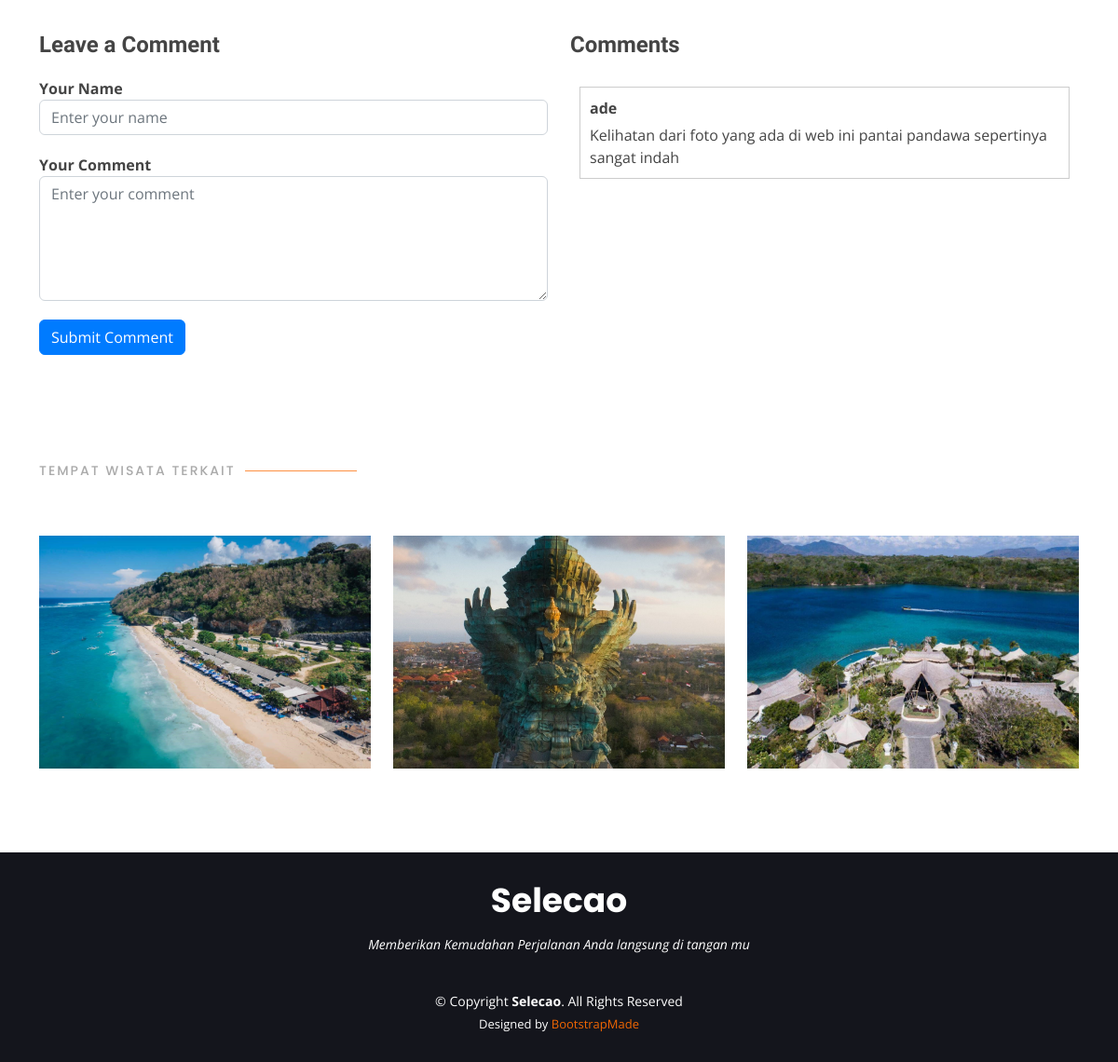
The page /portfolio-details.php?id_tempat_wisata=1 (lower part) on the database as committed earlier.
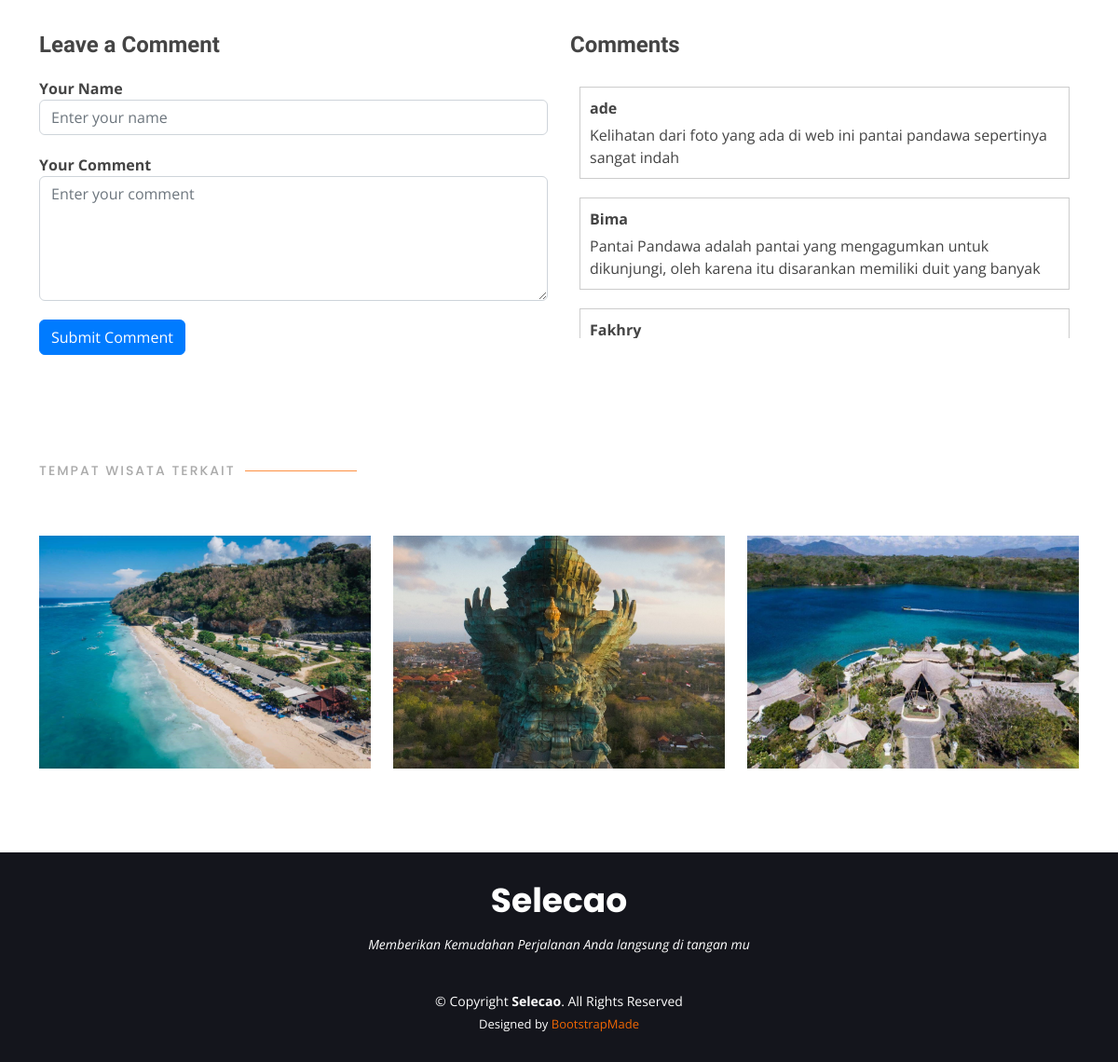
The same page on the database as committed later.
### tables this page shows
CREATE TABLE `komentar` (
  `id_komentar` int(11) NOT NULL,
  `komentar` text NOT NULL,
  `name_user` varchar(100) NOT NULL,
  `id_tempat_wisata` int(11) NOT NULL
);

CREATE TABLE `tempat_wisata` (
  `id_tempat_wisata` int(11) NOT NULL,
  `name_tw` varchar(255) NOT NULL,
  `deskripsi` text NOT NULL,
  `image_tw` varchar(255) NOT NULL,
  `id_daerah_wisata` int(11) NOT NULL,
  `id_kategori` int(11) NOT NULL
);

### public/portfolio-details.php (the view, shortened to what this page needs)
<!DOCTYPE html>
<html lang="en">
<head>
    <link href="assets/vendor/animate.css/animate.min.css" rel="stylesheet">
    <link href="assets/vendor/aos/aos.css" rel="stylesheet">
    <link href="assets/vendor/bootstrap/css/bootstrap.min.css" rel="stylesheet">
    <link href="assets/vendor/bootstrap-icons/bootstrap-icons.css" rel="stylesheet">
    <link href="assets/vendor/boxicons/css/boxicons.min.css" rel="stylesheet">
    <link href="assets/vendor/glightbox/css/glightbox.min.css" rel="stylesheet">
    <link href="assets/vendor/remixicon/remixicon.css" rel="stylesheet">
    <link href="assets/vendor/swiper/swiper-bundle.min.css" rel="stylesheet">
    <link href="assets/css/style.css" rel="stylesheet">
</head>
<body>
    <main id="main">
        <section id="portfolio-details" class="portfolio-details">
            <div class="container">
                <div class="row gy-4">
                                <?php
                                $id_tempat_wisata = $_GET['id_tempat_wisata'];
                                ?>
                    <div class="portfolio-comments">
                        <div class="row">
                            <div class="col-lg-6">
                                <h3>Leave a Comment</h3>
                                <form class="comment-form" action="proses-add.php" method="post">
                                    <div class="form-group">
                                        <label for="name">Your Name</label>
                                        <input type="text" class="form-control" id="name" name="name_komentar" placeholder="Enter your name" required>
                                    </div>
                                    <div class="form-group">
                                        <label for="comment">Your Comment</label>
                                        <textarea class="form-control" id="comment" rows="5" placeholder="Enter your comment" name="komentar" required></textarea>
                                    </div>
                                    <button type="submit" class="btn btn-primary" name="submit_komentar">Submit Comment</button>
                                </form>
                            </div>
                            <div class="col-lg-6">
                            <h3>Comments</h3>
                                <div class="comment-list">
                                    <?php
                                    include "../config/config.php";
                                    $data = mysqli_query($host, "SELECT * FROM `komentar` WHERE id_tempat_wisata = $id_tempat_wisata");
                                    foreach ($data as $comment) :
                                    ?>
                                        <div class="comment">
                                            <div class="comment-author"><?php echo $comment['name_user']; ?></div>
                                            <div class="comment-content"><?php echo $comment['komentar']; ?></div>
                                        </div>
                                    <?php endforeach; ?>
                                </div>
                            </div>
                        </div>
                    </div>
                </div>
            </div>
        </section>
                <section id="portfolio" class="portfolio">
                <div class="container">
                    <div class="section-title" data-aos="fade-up">
                    <h2>Tempat Wisata Terkait</h2>
                    </div>
                    <div class="row">
                    <div class="container">
                        <div class="row portfolio-container" data-aos="fade-up">
                        <?php
                        include "../config/config.php";
                        $data = mysqli_query($host, "SELECT `tw`.`id_tempat_wisata`, `tw`.`name_tw`, `tw`.`deskripsi`, `tw`.`image_tw`, `dw`.`name_dw`, `ka`.`id_kategori`, `ka`.`name_kategori`
                        FROM `tempat_wisata` AS `tw`
                        JOIN `daerah_wisata` AS `dw` ON `tw`.`id_daerah_wisata` = `dw`.`id_daerah_wisata`
                        JOIN `kategori` AS `ka` ON `tw`.`id_kategori` = `ka`.`id_kategori`
                        WHERE `tw`.`id_daerah_wisata` = (SELECT `id_daerah_wisata` FROM `tempat_wisata` WHERE `id_tempat_wisata` = '$id_tempat_wisata')");
                        while ($d = mysqli_fetch_array($data)) {
                        ?>
                            <div class="col-lg-4 col-md-6 portfolio-item filter-card">
                            <div class="portfolio-img"><img src="../admin/assets/img/<?php echo $d["image_tw"]; ?>" class="img-fluid" alt="image"></div>
                            </div>
                        <?php
                        }
                        ?>
                        </div>
                    </div>
                    </div>
                </div>
                </section>
    </main>
    <footer id="footer">
        <div class="container">
            <h3>Selecao</h3>
            <p>Memberikan Kemudahan Perjalanan Anda langsung di tangan mu</p>
            <div class="copyright">
                &copy; Copyright <strong><span>Selecao</span></strong>. All Rights Reserved
            </div>
            <div class="credits">
                Designed by <a href="https://bootstrapmade.com/">BootstrapMade</a>
            </div>
        </div>
    </footer>
</body>
</html>

### public/assets/css/style.css (style rules this page uses)
body { font-family: "Open Sans", sans-serif; color: #444444; }
a { color: #ef6603; text-decoration: none; }
h1, h2, h3, h4, h5, h6 { font-family: "Raleway", sans-serif; }
section { padding: 60px 0; overflow: hidden; }
.section-title { padding-bottom: 40px; }
.section-title h2 { font-size: 14px; font-weight: 500; padding: 0; line-height: 1px; margin: 0 0 5px 0; letter-spacing: 2px; text-transform: uppercase; color: #aaaaaa; font-family: "Poppins", sans-serif; }
.section-title h2::after { content: ""; width: 120px; height: 1px; display: inline-block; background: #fd9042; margin: 4px 10px; }
.portfolio .portfolio-item { margin-bottom: 30px; }
.portfolio-img { height: 250px; }
.portfolio-img img { width: 100%; height: 100%; object-fit: cover; }
.portfolio .portfolio-item .portfolio-img { overflow: hidden; }
.portfolio .portfolio-item .portfolio-img img { transition: all 0.8s ease-in-out; }
.portfolio-details { padding-top: 40px; }
#footer { background: #14151c; color: #fff; font-size: 14px; text-align: center; padding: 30px 0; }
#footer h3 { font-size: 36px; font-weight: 700; color: #fff; position: relative; font-family: "Poppins", sans-serif; padding: 0; margin: 0 0 15px 0; }
#footer p { font-size: 15; font-style: italic; padding: 0; margin: 0 0 40px 0; }
#footer .copyright { margin: 0 0 5px 0; }
#footer .credits { font-size: 13px; }

### public/portfolio-details.php (style rules this page uses)
.comment-list { max-height: 280px; overflow-y: auto; padding:10px; }
.portfolio-comments { margin-top: 40px; }
.portfolio-comments h3 { font-size: 24px; font-weight: bold; margin-bottom: 20px; }
.comment-form .form-group { margin-bottom: 20px; }
.comment-form label { font-weight: bold; }
.comment-list .comment { margin-bottom: 20px; border: 1px solid #ccc; padding: 10px; }
.comment .comment-author { font-weight: bold; margin-bottom: 5px; }
.comment .comment-content { margin-top: 5px; }
.comment-list .comment:last-child { margin-bottom: 0; }
.btn-primary { background-color: #007bff; color: #fff; border-color: #007bff; }
.portfolio-img { height: 250px; }
.portfolio-img img { width: 100%; height: 100%; object-fit: cover; }

Rows that differ between the two databases and show on the page:
added komentar: name_user "Bima", komentar "Pantai Pandawa adalah pantai yang mengagumkan untuk dikunjungi, oleh karena itu disarankan memiliki duit yang banyak"
added komentar: name_user "Fakhry"
